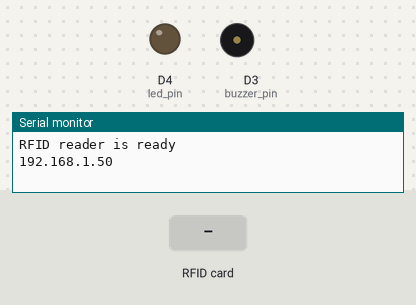
Simulated run of this sketch. Board: ESP8266 (NodeMCU). Shown: output pins drawn as LEDs (lit = HIGH), buzzer (waves = sounding, pin HIGH), the last lines printed to the serial monitor. The inputs (shaded band) are chosen by the test bench. WiFi joins after 1.5 s; servers stay silent unless stated; the local clock reads 2024-03-15 10:24:30 at power-on unless the sketch sets it.

Above: at 3.7 s.
3.8 s: RFID card E3 20 5F 10 held to the reader
At 4.2 s:
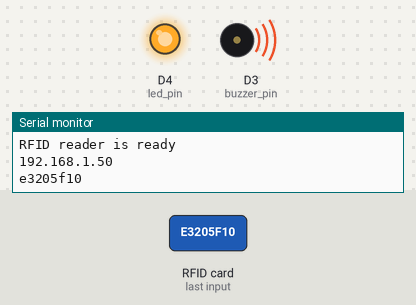
5.8 s: RFID card B3 FA 25 13 held to the reader
At 7.1 s:
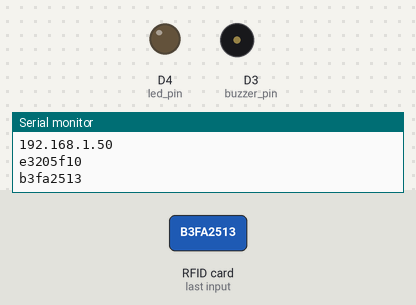
7.3 s: RFID card 5E 7A 19 C4 held to the reader
At 7.7 s:
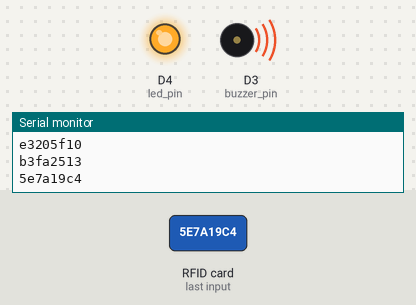
Timing chart, 0 to 10.3 s (numbered marks = the images above; inputs shaded):
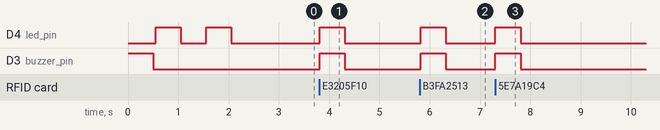

Measured:
- after the input at 3.8 s, D4 (led_pin), D3 (buzzer_pin): LOW → HIGH at once, → LOW 0.50 s later
- after the input at 5.8 s, D4 (led_pin), D3 (buzzer_pin): LOW → HIGH at once, → LOW 0.50 s later
- after the input at 7.3 s, D4 (led_pin), D3 (buzzer_pin): LOW → HIGH at once, → LOW 0.50 s later

The sketch:

rfid-list-maker-with-telegram-bot.ino
```cpp
/* Pin Connections
--------------------
ESP | RFID READER
D1 = rst
D2 = sda
D5 = sck
D6 = miso
D7 = mosi
D3 = bizzer/led
3v = 3v/VIN
G = G
------------ */

#include <ESP8266WiFi.h>
#include <WiFiClientSecure.h>
#include <SPI.h>
/* first Download these following */
#include <MFRC522.h>
#include <UniversalTelegramBot.h>


/* ----- Config -------- */
const char RST_PIN = D1;
const char SDA_PIN = D2;
const int buzzer_pin = D3;
const int led_pin = D4;
const char* ssid = "WiFi";
const char* password = "akash@wifi";

/* Telegram API */
#define botToken "6295891770:AAHlv-TUpbxskHYoganEpU6cHzlyHVtI_Hs"
#define chatId "1087624732"

/* Assign a name to tagid */
String getname(String tagid) {
  if (tagid == "e3205f10") {
    return "Card rfid tag";
  } else if (tagid == "b3fa2513") {
    return "Ring rfid tag";
  } else {
    return tagid;
  }
}

/*------------------------------*/


/* Initial Setup */
X509List cert(TELEGRAM_CERTIFICATE_ROOT);
WiFiClientSecure client;
UniversalTelegramBot bot(botToken, client);
MFRC522 mfrc522(SDA_PIN, RST_PIN);  // Create MFRC522 instance

/* Extra Functions */
void indicator(int arg) {
  if (arg == 1) {
    digitalWrite(led_pin, HIGH);
    digitalWrite(buzzer_pin, HIGH);
  } else {
    digitalWrite(led_pin, LOW);
    digitalWrite(buzzer_pin, LOW);
  }
}


void setup() {
  Serial.begin(9600);

  /*Telegram setup*/
  configTime(0, 0, "pool.ntp.org");
  client.setTrustAnchors(&cert);  // Add root certificate for api.telegram.org

  /*Pins*/
  pinMode(led_pin, OUTPUT);
  pinMode(buzzer_pin, OUTPUT);
  digitalWrite(buzzer_pin, HIGH);
  delay(500);
  digitalWrite(buzzer_pin, LOW);

  /*RFID setup*/
  SPI.begin();         // Init SPI bus
  mfrc522.PCD_Init();  // Init MFRC522 card
  Serial.println("RFID reader is ready");

  /*Wifi setup*/
  WiFi.begin(ssid, password);
  while (WiFi.status() != WL_CONNECTED) {
    digitalWrite(led_pin, HIGH);
    delay(500);
    digitalWrite(led_pin, LOW);
    delay(500);
  }
  Serial.println(WiFi.localIP());
}

void loop() {
  if (mfrc522.PICC_IsNewCardPresent() && mfrc522.PICC_ReadCardSerial()) {
    digitalWrite(buzzer_pin, HIGH);

    String tagId = "";
    for (byte i = 0; i < mfrc522.uid.size; i++) {
      tagId += String(mfrc522.uid.uidByte[i], HEX);
    }
    Serial.println(tagId);
    indicator(1);

    bot.sendMessage(chatId, getname(tagId), "");

    mfrc522.PICC_HaltA();
    delay(200);
    indicator(0);
  }
}
```
